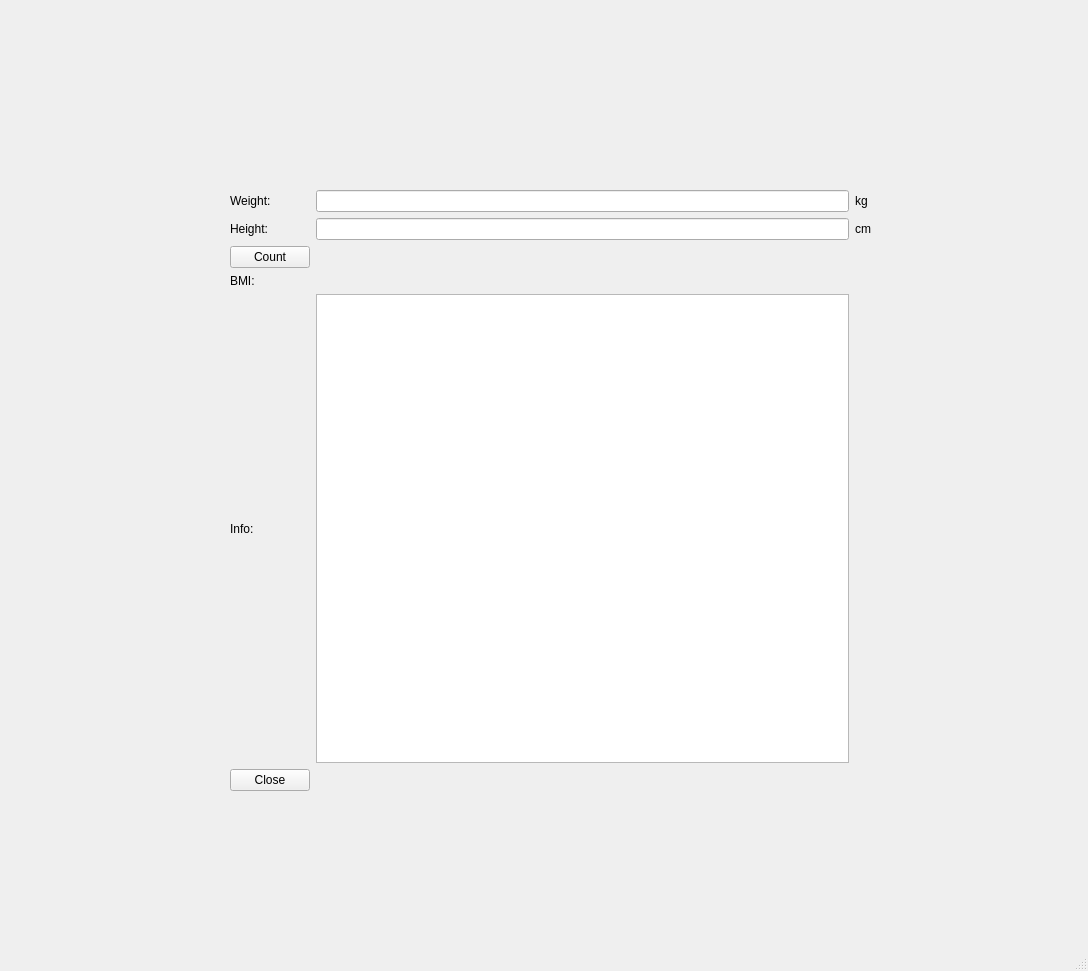
<?xml version="1.0" encoding="UTF-8"?>
<ui version="4.0">
 <class>MainWindow</class>
 <widget class="QMainWindow" name="MainWindow">
  <property name="geometry">
   <rect>
    <x>0</x>
    <y>0</y>
    <width>1088</width>
    <height>971</height>
   </rect>
  </property>
  <property name="windowTitle">
   <string>MainWindow</string>
  </property>
  <widget class="QWidget" name="centralwidget">
   <widget class="QWidget" name="gridLayoutWidget">
    <property name="geometry">
     <rect>
      <x>230</x>
      <y>190</y>
      <width>641</width>
      <height>601</height>
     </rect>
    </property>
    <layout class="QGridLayout" name="gridLayout">
     <item row="1" column="2">
      <widget class="QLabel" name="labelcm">
       <property name="text">
        <string>cm</string>
       </property>
      </widget>
     </item>
     <item row="4" column="1">
      <widget class="QTextBrowser" name="infoTextBrowser"/>
     </item>
     <item row="3" column="1">
      <widget class="QLabel" name="resultLabel">
       <property name="text">
        <string/>
       </property>
      </widget>
     </item>
     <item row="1" column="1">
      <widget class="QLineEdit" name="heightLineEdit"/>
     </item>
     <item row="4" column="0">
      <widget class="QLabel" name="labelInfo">
       <property name="text">
        <string>Info:</string>
       </property>
      </widget>
     </item>
     <item row="0" column="0">
      <widget class="QLabel" name="labelWeight">
       <property name="text">
        <string>Weight:</string>
       </property>
      </widget>
     </item>
     <item row="0" column="2">
      <widget class="QLabel" name="labelkg">
       <property name="text">
        <string>kg</string>
       </property>
      </widget>
     </item>
     <item row="3" column="0">
      <widget class="QLabel" name="labelBMI">
       <property name="text">
        <string>BMI:</string>
       </property>
      </widget>
     </item>
     <item row="2" column="0">
      <widget class="QPushButton" name="countButton">
       <property name="text">
        <string>Count</string>
       </property>
      </widget>
     </item>
     <item row="0" column="1">
      <widget class="QLineEdit" name="weightLineEdit"/>
     </item>
     <item row="1" column="0">
      <widget class="QLabel" name="labelHeight">
       <property name="text">
        <string>Height:</string>
       </property>
      </widget>
     </item>
     <item row="5" column="0">
      <widget class="QPushButton" name="closeButton">
       <property name="text">
        <string>Close</string>
       </property>
      </widget>
     </item>
    </layout>
   </widget>
  </widget>
  <widget class="QMenuBar" name="menubar">
   <property name="geometry">
    <rect>
     <x>0</x>
     <y>0</y>
     <width>1088</width>
     <height>21</height>
    </rect>
   </property>
  </widget>
  <widget class="QStatusBar" name="statusbar"/>
 </widget>
 <resources/>
 <connections>
  <connection>
   <sender>closeButton</sender>
   <signal>clicked()</signal>
   <receiver>MainWindow</receiver>
   <slot>close()</slot>
   <hints>
    <hint type="sourcelabel">
     <x>270</x>
     <y>798</y>
    </hint>
    <hint type="destinationlabel">
     <x>543</x>
     <y>485</y>
    </hint>
   </hints>
  </connection>
  <connection>
   <sender>heightLineEdit</sender>
   <signal>textChanged(QString)</signal>
   <receiver>countButton</receiver>
   <slot>show()</slot>
   <hints>
    <hint type="sourcelabel">
     <x>582</x>
     <y>251</y>
    </hint>
    <hint type="destinationlabel">
     <x>270</x>
     <y>279</y>
    </hint>
   </hints>
  </connection>
  <connection>
   <sender>weightLineEdit</sender>
   <signal>textChanged(QString)</signal>
   <receiver>countButton</receiver>
   <slot>show()</slot>
   <hints>
    <hint type="sourcelabel">
     <x>582</x>
     <y>223</y>
    </hint>
    <hint type="destinationlabel">
     <x>270</x>
     <y>279</y>
    </hint>
   </hints>
  </connection>
 </connections>
</ui>
